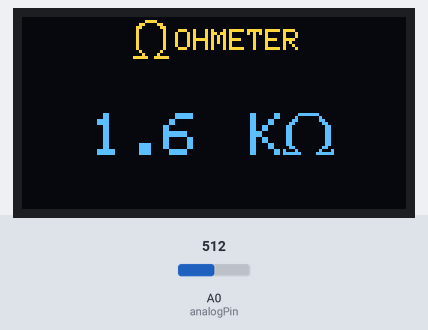
A sketch run on a simulated Arduino Uno, built with avr-gcc and run on an emulated ATmega328P. On the bench: 128×64 one-colour display. Inputs (shaded band) come from the test bench; at power-on: A0 (analogPin) = 512. The OLED is the two-colour kind (top 16 rows yellow).

Above: at 1.7 s.
1.8 s: A0 (analogPin) set to 402
At 2.6 s:
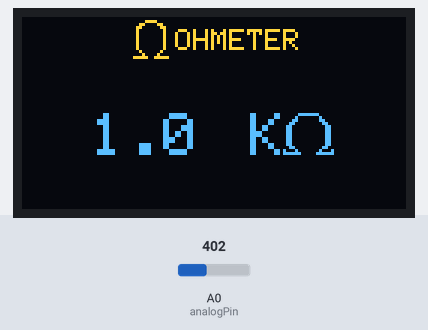
3.7 s: A0 (analogPin) set to 382
At 4.4 s:
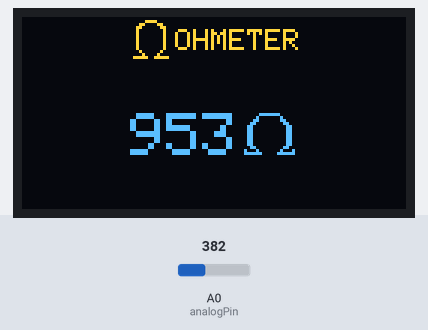
5.4 s: A0 (analogPin) set to 5
At 6.1 s:
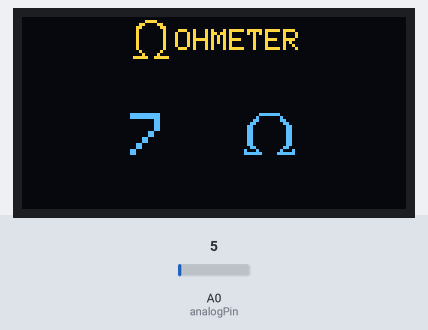
7.0 s: A0 (analogPin) set to 2
At 7.9 s:
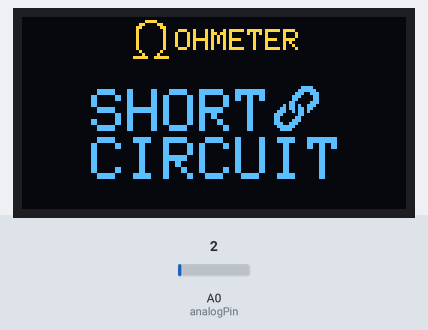
8.6 s: A0 (analogPin) set to 1023
At 9.8 s:
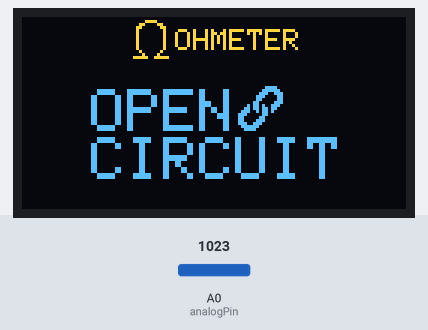
10.3 s: A0 (analogPin) set to 1009
At 11.6 s:
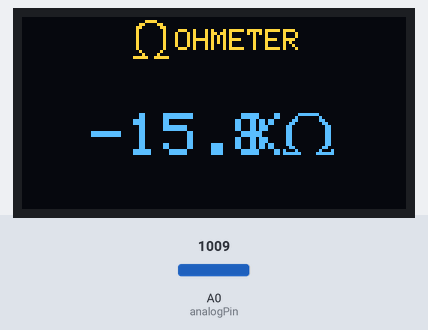
Timing chart, 0 to 12.9 s (numbered marks = the images above; inputs shaded):
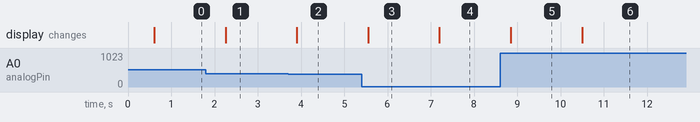

Measured:
- the behaviour switches between 394 and 393 on A0 (analogPin) (found by bisection; images 1 and 2)
- the behaviour switches between 4 and 3 on A0 (analogPin) (found by bisection; images 3 and 4)
- the behaviour switches between 1020 and 1019 on A0 (analogPin) (found by bisection; images 5 and 6)
- after the input at 1.8 s, the display: changes after 0.46 s (image 1)
- after the input at 3.7 s, the display: changes after 0.20 s (image 2)
- after the input at 5.4 s, the display: changes after 0.15 s (image 3)
- after the input at 7.0 s, the display: changes after 0.20 s (image 4)
- after the input at 8.6 s, the display: changes after 0.25 s (image 5)
- after the input at 10.3 s, the display: changes after 0.20 s (image 6)

The sketch:

DigitalOhmeter.ino
```cpp
/*
  Ohm Meter Project
  Author: Basem ElSharkawy
  Repository: https://github.com/basem-elsharkawy/
  Description: Arduino-based digital ohmmeter using a 128×64 OLED (I2C).
  Hardware: Arduino Uno/Nano, 0.96" OLED, resistor divider.
  Features:
    • Measures unknown resistance.
    • Displays readings with unit scaling (Ω, KΩ).
    • Uses bitmap graphics for icons.
*/

#include <SPI.h>
#include <Wire.h>
#include <Adafruit_GFX.h>
#include <Adafruit_SSD1306.h>
#include "bitmaps.h"  // Bitmap definitions

// OLED display configuration
#define SCREEN_WIDTH 128
#define SCREEN_HEIGHT 64
#define OLED_RESET    -1
#define OLED_ADDRESS 0x3C

Adafruit_SSD1306 display(SCREEN_WIDTH, SCREEN_HEIGHT, &Wire, OLED_RESET);

// Hardware / measurement configuration
const int analogPin = A0;
const float referenceResistor = 1600.0;  // in ohms

// Function prototypes
float readAverageADC(int sampleCount = 10);
float calculateResistance();
void showResistanceOnDisplay(float resistance);

void setup() {
  Serial.begin(9600);
  if (!display.begin(SSD1306_SWITCHCAPVCC, OLED_ADDRESS)) {
    Serial.println(F("SSD1306 init failed"));
    for (;;) ;  // Halt
  }
  display.clearDisplay();
  display.display();
  delay(500);
}

void loop() {
  float resistance = calculateResistance();
  showResistanceOnDisplay(resistance);
  delay(500);
}

/**
 * Reads multiple samples from the ADC and returns their average.
 */
float readAverageADC(int sampleCount) {
  long sum = 0;
  for (int i = 0; i < sampleCount; i++) {
    sum += analogRead(analogPin);
    delay(2);
  }
  return sum / (float) sampleCount;
}

/**
 * Calculates the unknown resistance based on the voltage divider formula.
 * Returns:
 *   -1.0 if open circuit,
 *    0.0 if short circuit,
 *    measured resistance otherwise.
 */
float calculateResistance() {
  float adcValue = readAverageADC();

  if (adcValue >= 1020.0) {
    return -1.0;  // open circuit
  }
  if (adcValue <= 3.0) {
    return 0.0;  // short circuit
  }

  float voltage = (adcValue * 5.0) / 1023.0;
  float resistance = referenceResistor * voltage / (5.0 - voltage);
  return resistance;
}

/**
 * Renders the resistance value (or error states) on the OLED display.
 * Display format kept identical to your original layout.
 */
void showResistanceOnDisplay(float resistance) {

  if (resistance < 0) {
    display.clearDisplay();
    display.drawBitmap(37, 1, image_HEADER_bits, 55, 13, 1);
    display.setTextSize(2);
    display.setTextColor(1);
    display.setCursor(23, 24);
    display.print("OPEN");
    display.setCursor(23, 40);
    display.print("CIRCUIT");
    display.drawBitmap(72, 23, image_link_bits, 15, 16, 1);
    display.display();
  }
  else if (resistance == 0) {
    display.clearDisplay();
    display.drawBitmap(37, 1, image_HEADER_bits, 55, 13, 1);
    display.setTextColor(1);
    display.setTextSize(2);
    display.setTextWrap(false);
    display.setCursor(23, 24);
    display.print("SHORT");
    display.setCursor(23, 40);
    display.print("CIRCUIT");
    display.drawBitmap(84, 23, image_link_bits, 15, 16, 1);
    display.display();
  }
  else {
    if (resistance >= 1000.0) {
    float kiloOhmValue = (int)resistance / 1000.0;
    kiloOhmValue = round(kiloOhmValue * 10) / 10.0;
    display.clearDisplay();
    display.drawBitmap(37, 1, image_HEADER_bits, 55, 13, 1);
    display.setTextColor(1);
    display.setTextSize(2);
    display.setTextWrap(false);
    display.setCursor(23, 32);
    display.print(kiloOhmValue,1);
    display.drawBitmap(76, 32, image_KOHM_bits, 28, 14, 1);
    display.display();
    }
    else {
    int roundedResistorValue = (int)resistance;
    display.clearDisplay();
    display.drawBitmap(37, 1, image_HEADER_bits, 55, 13, 1);
    display.setTextColor(1);
    display.setTextSize(2);
    display.setTextWrap(false);
    display.setCursor(36, 32);
    display.print(roundedResistorValue);
    display.drawBitmap(74, 32, image_OHM, 17, 14, 1);
    display.display();
    }
  }

}
```

Source omitted: bitmaps.h (data table, 1950 bytes)
